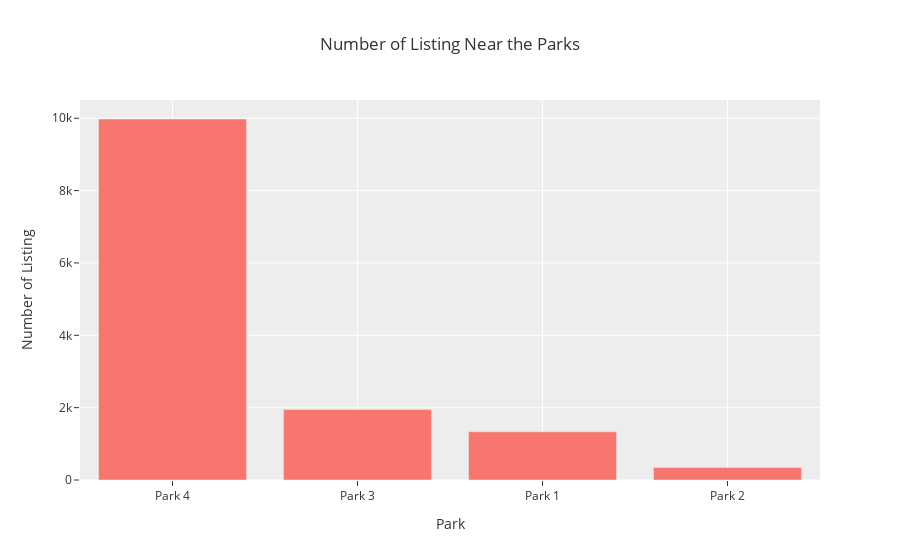

Source (notebook cell):
### Code cell
fig = px.bar(
    df,
    x = df.nearest_park.unique(),
    y = df.nearest_park.value_counts(),
    title= "Number of Listing Near the Parks",
    labels={
        'y': 'Number of Listing',
        'x': 'Park'
    },
    template='ggplot2'
)
fig.show()

### Figure 1 — Plotly figure (JSON) as saved in the notebook; plotly's stock layout.template omitted (floating-point values rounded to 4 significant figures)
{"data": [{"alignmentgroup": "True", "hovertemplate": "Park=%{x}<br>Number of Listing=%{y}<extra></extra>", "legendgroup": "", "marker": {"color": "#F8766D", "pattern": {"shape": ""}}, "name": "", "offsetgroup": "", "orientation": "v", "showlegend": false, "textposition": "auto", "type": "bar", "x": ["Park 4", "Park 3", "Park 1", "Park 2"], "xaxis": "x", "y": [9979, 1946, 1332, 348], "yaxis": "y"}], "layout": {"barmode": "relative", "legend": {"tracegroupgap": 0}, "title": {"text": "Number of Listing Near the Parks"}, "xaxis": {"anchor": "y", "domain": [0, 1], "title": {"text": "Park"}}, "yaxis": {"anchor": "x", "domain": [0, 1], "title": {"text": "Number of Listing"}}}}
